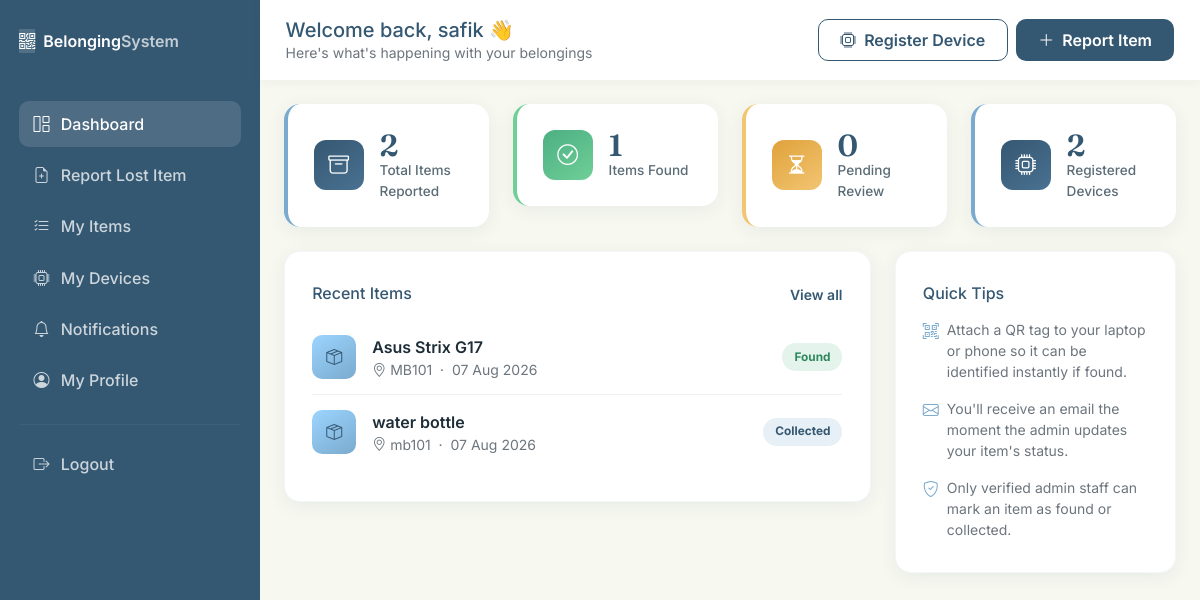
The app's page /dashboard.php (signed in) with its own data.
### tables this page shows
CREATE TABLE `items` (
  `id` int(11) NOT NULL,
  `user_id` int(11) NOT NULL,
  `device_id` int(11) DEFAULT NULL,
  `item_name` varchar(150) NOT NULL,
  `category` varchar(50) NOT NULL,
  `description` text DEFAULT NULL,
  `location` varchar(150) NOT NULL,
  `item_date` date NOT NULL,
  `report_type` enum('lost','found') NOT NULL DEFAULT 'lost',
  `status` enum('pending','found','not_found','collected') NOT NULL DEFAULT 'pending',
  `recovery_status` enum('pending','recovered') NOT NULL DEFAULT 'pending',
  `qr_code` varchar(255) DEFAULT NULL,
  `image_path` varchar(255) DEFAULT NULL,
  `image_hash` varchar(64) DEFAULT NULL,
  `collection_details` text DEFAULT NULL,
  `verification_code` varchar(6) DEFAULT NULL,
  `owner_verified_at` timestamp NULL DEFAULT NULL,
  `created_at` timestamp NOT NULL DEFAULT current_timestamp(),
  `updated_at` timestamp NOT NULL DEFAULT current_timestamp() ON UPDATE current_timestamp()
);

### dashboard.php (the view, shortened to what this page needs)
<?php
require_once __DIR__ . '/includes/db.php';
$user_id = $_SESSION['user_id'];
$stmt = $pdo->prepare("SELECT
    COUNT(*) AS total,
    SUM(CASE WHEN status = 'found' THEN 1 ELSE 0 END) AS found,
    SUM(CASE WHEN status = 'pending' THEN 1 ELSE 0 END) AS pending
    FROM items WHERE user_id = ?");
$stmt->execute([$user_id]);
$stats = $stmt->fetch();
$total = $stats['total'] ?? 0;
$found = $stats['found'] ?? 0;
$pending = $stats['pending'] ?? 0;
$stmt = $pdo->prepare("SELECT * FROM items WHERE user_id = ? ORDER BY created_at DESC LIMIT 6");
$stmt->execute([$user_id]);
$recentItems = $stmt->fetchAll();
$stmt = $pdo->prepare("SELECT COUNT(*) FROM devices WHERE user_id = ?");
$stmt->execute([$user_id]);
$deviceCount = (int) $stmt->fetchColumn();
?>
<!DOCTYPE html>
<html lang="en">
<head>
  <link href="https://cdn.jsdelivr.net/npm/bootstrap@5.3.3/dist/css/bootstrap.min.css" rel="stylesheet">
  <link href="https://cdn.jsdelivr.net/npm/bootstrap-icons@1.11.3/font/bootstrap-icons.css" rel="stylesheet">
  <link href="assets/css/style.css" rel="stylesheet">
</head>
<body style="background:var(--paper)">
  <div class="d-flex">
    <div class="dash-sidebar" style="width:260px; flex-shrink:0;">
      <div class="d-flex align-items-center gap-2 mb-5">
        <span class="brand-tag"><i class="bi bi-qr-code"></i></span>
        <span class="fw-semibold">Belonging<span style="opacity:.7">System</span></span>
      </div>
      <nav class="nav flex-column">
        <a class="nav-link active" href="dashboard.php"><i class="bi bi-grid-1x2"></i> Dashboard</a>
        <a class="nav-link" href="report.php"><i class="bi bi-file-earmark-plus"></i> Report Lost Item</a>
        <a class="nav-link" href="my_items.php"><i class="bi bi-list-check"></i> My Items</a> <a class="nav-link"
          href="register_device.php"><i class="bi bi-cpu"></i> My Devices</a>
        <a class="nav-link" href="notifications.php"><i class="bi bi-bell"></i> Notifications</a>
        <a class="nav-link" href="profile.php"><i class="bi bi-person-circle"></i> My Profile</a>
        <hr style="border-color:rgba(255,255,255,0.15)">
        <a class="nav-link" href="logout.php"><i class="bi bi-box-arrow-right"></i> Logout</a>
      </nav>
    </div>
    <div class="flex-grow-1">
      <div class="dash-topbar">
        <div>
          <h5 class="mb-0" style="color:var(--deep)">Welcome back,
            <?php echo htmlspecialchars(explode(' ', $_SESSION['full_name'])[0]); ?> 👋</h5>
          <div class="text-secondary small">Here's what's happening with your belongings</div>
        </div>
        <div class="d-flex gap-2">
          <a href="register_device.php" class="btn btn-outline-brand"><i class="bi bi-cpu me-1"></i> Register Device</a>
          <a href="report.php" class="btn btn-brand"><i class="bi bi-plus-lg me-1"></i> Report Item</a>
        </div>
      </div>
      <div class="container-fluid p-4">
        <div class="row g-4 mb-4">
          <div class="col-md-3 col-sm-6">
            <div class="stat-card">
              <div class="stat-icon icon-total"><i class="bi bi-archive"></i></div>
              <div>
                <div class="stat-value"><?php echo (int) $total; ?></div>
                <div class="stat-label">Total Items Reported</div>
              </div>
            </div>
          </div>
          <div class="col-md-3 col-sm-6">
            <div class="stat-card" style="border-left-color:#6FCF97">
              <div class="stat-icon icon-found"><i class="bi bi-check-circle"></i></div>
              <div>
                <div class="stat-value"><?php echo (int) $found; ?></div>
                <div class="stat-label">Items Found</div>
              </div>
            </div>
          </div>
          <div class="col-md-3 col-sm-6">
            <div class="stat-card" style="border-left-color:#F2C572">
              <div class="stat-icon icon-pending"><i class="bi bi-hourglass-split"></i></div>
              <div>
                <div class="stat-value"><?php echo (int) $pending; ?></div>
                <div class="stat-label">Pending Review</div>
              </div>
            </div>
          </div>
          <div class="col-md-3 col-sm-6">
            <div class="stat-card" style="border-left-color:var(--mid)">
              <div class="stat-icon icon-total"><i class="bi bi-cpu"></i></div>
              <div>
                <div class="stat-value"><?php echo $deviceCount; ?></div>
                <div class="stat-label">Registered Devices</div>
              </div>
            </div>
          </div>
        </div>
        <div class="row g-4">
          <div class="col-lg-8">
            <div class="feature-card">
              <div class="d-flex justify-content-between align-items-center mb-3">
                <h6 class="mb-0" style="color:var(--deep)">Recent Items</h6>
                <a href="my_items.php" class="small fw-semibold">View all</a>
              </div>
              <?php if (empty($recentItems)): ?>
                <div class="text-center py-5">
                  <i class="bi bi-inbox" style="font-size:2.2rem;color:var(--mid)"></i>
                  <p class="text-secondary mt-2 mb-3">You haven't reported any items yet.</p>
                  <a href="report.php" class="btn btn-brand btn-sm">Report your first item</a>
                </div>
              <?php else: ?>
                <?php foreach ($recentItems as $item): ?>
                  <div class="recent-item-row">
                    <div class="item-thumb"><i class="bi bi-box-seam"></i></div>
                    <div class="flex-grow-1">
                      <div class="fw-semibold" style="color:var(--ink)"><?php echo htmlspecialchars($item['item_name']); ?>
                      </div>
                      <div class="text-secondary small"><i class="bi bi-geo-alt"></i>
                        <?php echo htmlspecialchars($item['location']); ?> &nbsp;·&nbsp;
                        <?php echo date('d M Y', strtotime($item['item_date'])); ?></div>
                    </div>
                    <span
                      class="badge-status badge-<?php echo htmlspecialchars($item['status']); ?>"><?php echo str_replace('_', ' ', $item['status']); ?></span>
                  </div>
                <?php endforeach; ?>
              <?php endif; ?>
            </div>
          </div>
          <div class="col-lg-4">
            <div class="feature-card h-100">
              <h6 class="mb-3" style="color:var(--deep)">Quick Tips</h6>
              <div class="d-flex gap-2 mb-3">
                <i class="bi bi-qr-code-scan" style="color:var(--mid)"></i>
                <p class="small text-secondary mb-0">Attach a QR tag to your laptop or phone so it can be identified
                  instantly if found.</p>
              </div>
              <div class="d-flex gap-2 mb-3">
                <i class="bi bi-envelope" style="color:var(--mid)"></i>
                <p class="small text-secondary mb-0">You'll receive an email the moment the admin updates your item's
                  status.</p>
              </div>
              <div class="d-flex gap-2">
                <i class="bi bi-shield-check" style="color:var(--mid)"></i>
                <p class="small text-secondary mb-0">Only verified admin staff can mark an item as found or collected.
                </p>
              </div>
            </div>
          </div>
        </div>
      </div>
    </div>
  </div>
</body>
</html>

### assets/css/style.css (style rules this page uses)
:root { --deep: #355872; --mid: #7AAACE; --light: #9CD5FF; --paper: #F7F8F0; --ink: #1E2E38; --ink-soft: #5B6C77; --white: #FFFFFF; --radius-sm: 10px; --radius-md: 16px; --radius-lg: 26px; --shadow-soft: 0 10px 30px rgba(53, 88, 114, 0.10); --shadow-card: 0 4px 18px rgba(53, 88, 114, 0.08); --font-display: 'Fraunces', 'Georgia', serif; --font-body: 'Inter', -apple-system, Segoe UI, sans-serif; }
* { box-sizing: border-box; }
body { font-family: var(--font-body); background: var(--paper); color: var(--ink); -webkit-font-smoothing: antialiased; }
a { color: var(--deep); text-decoration: none; }
.btn-brand { background: var(--deep); border: none; color: var(--white); border-radius: var(--radius-sm); padding: 0.55rem 1.4rem; font-weight: 600; transition: all 0.2s ease; }
.btn-outline-brand { border: 1.5px solid var(--deep); color: var(--deep); border-radius: var(--radius-sm); padding: 0.5rem 1.35rem; font-weight: 600; background: transparent; }
.feature-card { background: var(--white); border-radius: var(--radius-md); padding: 2rem 1.7rem; box-shadow: var(--shadow-card); border: 1px solid rgba(53,88,114,0.05); transition: transform 0.25s ease, box-shadow 0.25s ease; }
.dash-sidebar { background: var(--deep); min-height: 100vh; color: var(--white); padding: 1.8rem 1.2rem; }
.dash-sidebar .brand-tag { background: rgba(255,255,255,0.14); }
.dash-sidebar .nav-link { color: rgba(255,255,255,0.75); font-weight: 500; padding: 0.7rem 0.9rem; border-radius: 10px; margin-bottom: 0.3rem; display: flex; align-items: center; gap: 0.7rem; }
.dash-sidebar .nav-link.active, .dash-sidebar .nav-link:hover { background: rgba(255,255,255,0.12); color: var(--white); }
.dash-topbar { background: var(--white); padding: 1.1rem 1.6rem; box-shadow: 0 2px 10px rgba(53,88,114,0.05); display: flex; justify-content: space-between; align-items: center; }
.stat-card { background: var(--white); border-radius: var(--radius-md); padding: 1.6rem; box-shadow: var(--shadow-card); display: flex; align-items: center; gap: 1rem; border-left: 4px solid var(--mid); }
.stat-card .stat-icon { width: 50px; height: 50px; border-radius: 12px; display: flex; align-items: center; justify-content: center; font-size: 1.3rem; color: var(--white); flex-shrink: 0; }
.stat-card .stat-value { font-family: var(--font-display); font-size: 1.9rem; font-weight: 600; color: var(--deep); line-height: 1; }
.stat-card .stat-label { color: var(--ink-soft); font-size: 0.85rem; font-weight: 500; }
.icon-total { background: linear-gradient(145deg, var(--deep), #4a7192); }
.icon-found { background: linear-gradient(145deg, #4CAF83, #6FCF97); }
.icon-pending { background: linear-gradient(145deg, #E0A23B, #F2C572); }
.badge-status { padding: 0.32rem 0.75rem; border-radius: 20px; font-size: 0.74rem; font-weight: 700; text-transform: capitalize; }
.badge-found { background: rgba(76,175,131,0.15); color: #2E8A5E; }
.badge-collected { background: rgba(122,170,206,0.18); color: var(--deep); }
.recent-item-row { display: flex; align-items: center; gap: 1rem; padding: 0.9rem 0; border-bottom: 1px solid #EEF1EC; }
.recent-item-row:last-child { border-bottom: none; }
.item-thumb { width: 44px; height: 44px; border-radius: 10px; background: linear-gradient(145deg, var(--light), var(--mid)); display: flex; align-items: center; justify-content: center; color: var(--deep); flex-shrink: 0; }

### records on screen
items: item_name "Asus Strix G17", location "MB101", item_date "07 Aug 2026", status "Found"
items: item_name "water bottle", location "mb101", item_date "07 Aug 2026", status "Collected"

### other values on screen
explode(' ', $_SESSION['full_name'])[0] "safik"
$total "2"
$found "1"
$pending "0"
$deviceCount "2"
